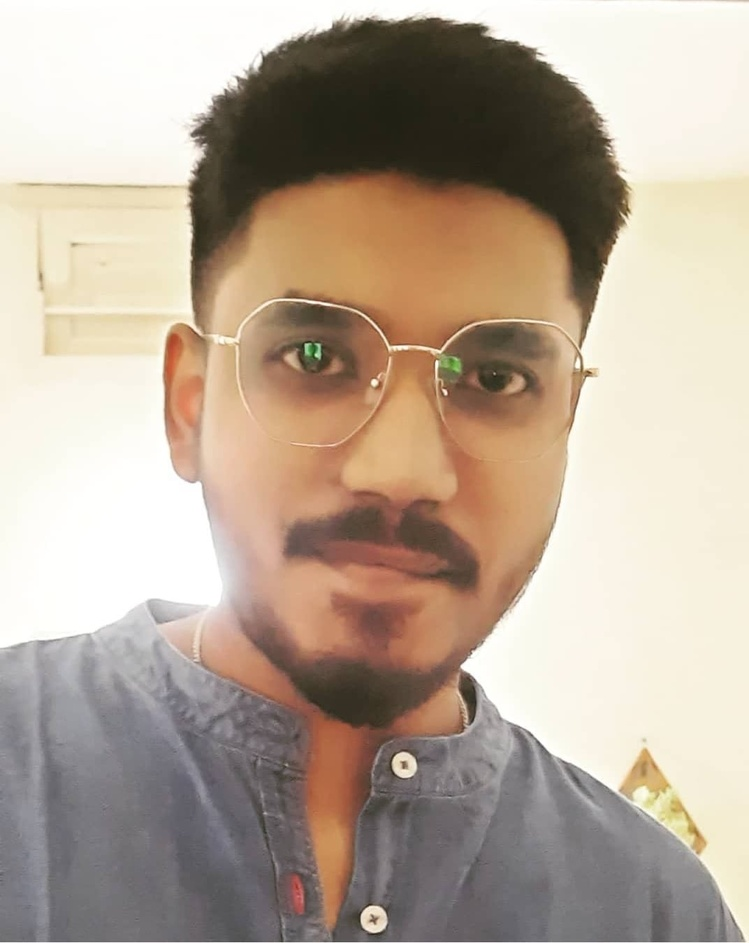
#> input picture Dip_Assignment_1/sarkar.jpeg, 749 x 943 px, shrunk from 1072 x 1350 before the run
$ jupyter execute Untitled.ipynb
#> lines starting #> are read from the running program, lines starting #| are printed output that depends on the picture
# Class Assignment for image processing

### Importing all the required libraries

[cell 1]
import cv2
from PIL import Image

### Image in colorful form or default form

[cell 2]
img =cv2.imread("sarkar.jpeg")
#> img is the input picture: shape (943, 749, 3); mean B, G, R 151.7, 167.4, 183
cv2.imshow("image in color",img)
cv2.waitKey(0)
cv2.destroyAllWindows()

### Image in gray form

[cell 3]
img1 =cv2.imread("sarkar.jpeg" , 0)
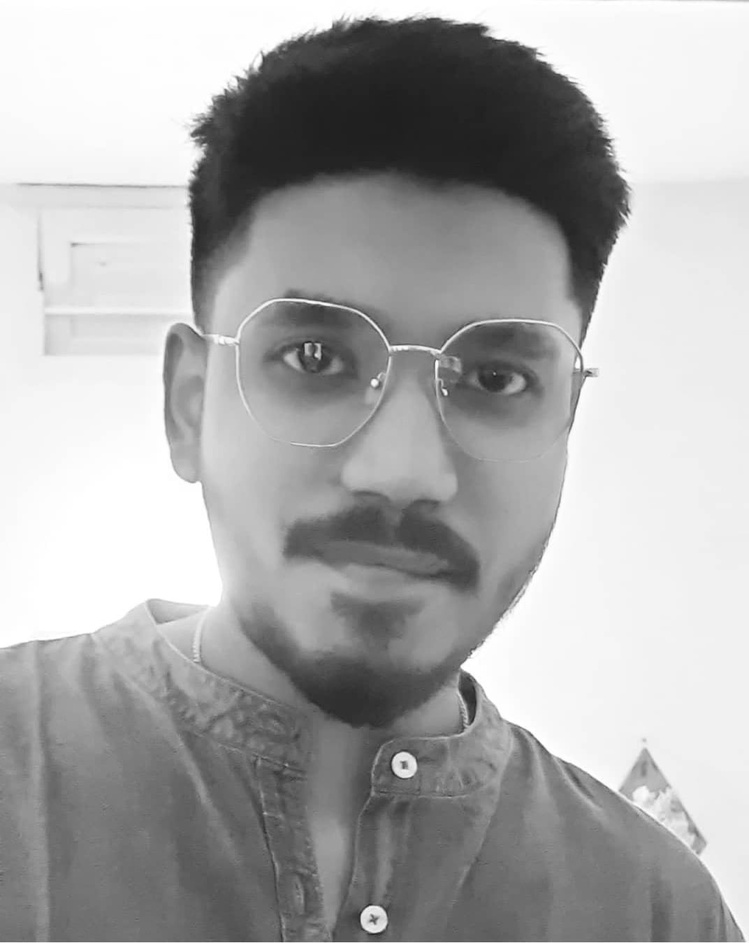
#> img1: shape (943, 749); min 30, max 255, mean 170.3
cv2.imshow("image in black and white",img1)
cv2.waitKey(0)
cv2.destroyAllWindows()

### Image in RGB form

[cell 4]
im_rgb = cv2.cvtColor(img, cv2.COLOR_BGR2RGB)
cv2.imshow("image in RGB",im_rgb)
cv2.waitKey(0)
cv2.destroyAllWindows()
